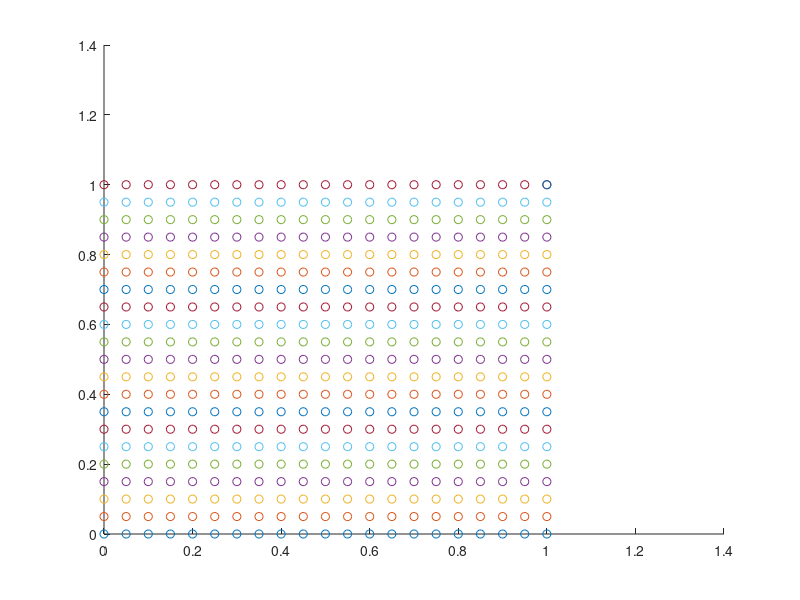

The MATLAB source for this figure:
clf
f = @(a)100*(a(2) - a(1)^2)^2 + (1 - a(1))^2;
hold on
for x = 0:0.05:1
   for y = 0:0.05:1
       c = f([x, y]);
       scatter3(x, y, c);
   end
end

x = fminsearch(f, [0, 0]);

scatter3(x(1), x(2), 50)